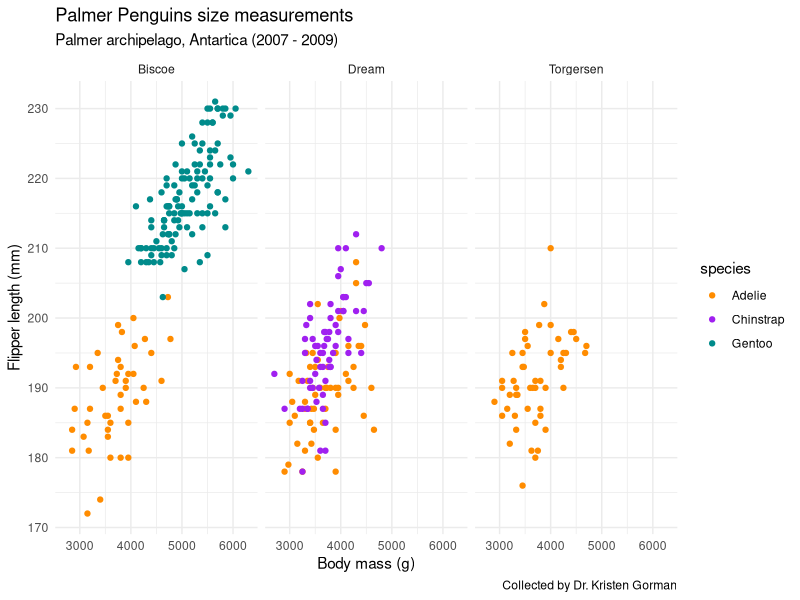

This chart was generated by the following R code:
##~~~~~~~~~~~~~~~~~~~~~~~~~~~~~~~~~~~~~~~~~~~~~~~~~~~~~~~~~~~~~~~~~~~~~~~~~~~~~~
##                            Derivative practice                           ----
##~~~~~~~~~~~~~~~~~~~~~~~~~~~~~~~~~~~~~~~~~~~~~~~~~~~~~~~~~~~~~~~~~~~~~~~~~~~~~~


#................Practice using the function D().................

# create an expression 
my_expression <- expression(5 * x^2)

# find derivative of the expression with respect to x 
my_derivative <- D(expr = my_expression, name = "x")

# evaluate derivative at x = 2.8 
x <- 2.8 
# evaluate! 

eval(my_derivative)

#....................another example with D()....................
# find derivative with respect to x 
my_derivative <- D(expr = expression(3.1 * x^4 - 28 * x), name = "x")
my_derivative

# create and store a function 
fx <- expression(x^2)

# find the derivative with respect to x 
df_dx <- D(expr = fx, name = "x")
df_dx 

# My turn 

my_derivative2 <- D(expr = expression(2*z^3 - 10.5*z^2 + 4.1), name = "z")
my_derivative2


dt_dy <- D(expr = expression((2*y^3 + 1)^4 - 8*y^3), name = "y")
dt_dy

#example 
gz = expression(2*z^3 - 10.5 * z^2 +4.1)
dg_gz <- D(expr = gz, name = "z")


# find the slope of T(y) at a range of values
y <- seq(from = -0.4, to = 2.0, by = 0.1) 

#evaluate the slope of T(y) at each of those values 
eval(dt_dy)


# Git Practice

# usethis::use_git()
# used to commit to a local repo? 

## plotting example 
library(ggplot2)
library(palmerpenguins)

ggplot(data = penguins, aes(x = body_mass_g, y = flipper_length_mm)) + 
  geom_point(aes(color = species)) + 
  scale_color_manual(values = c("darkorange", "purple", "cyan4")) + 
  labs(x = "Body mass (g)", 
       y = "Flipper length (mm)",
       title = "Palmer Penguins size measurements",
       subtitle = "Palmer archipelago, Antartica (2007 - 2009)", 
       caption= "Collected by Dr. Kristen Gorman") + 
  facet_wrap(~island) + 
  theme_minimal()




